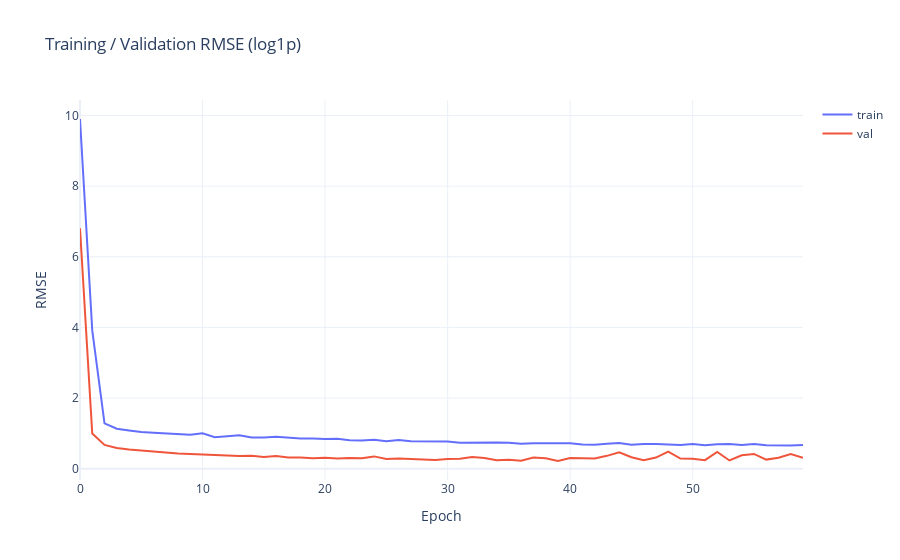

Source (notebook cell):
### Code cell
import plotly.graph_objects as go

epochs = list(range(len(history.history['root_mean_squared_error'])))

fig = go.Figure()
fig.add_trace(go.Scatter(
    x=epochs,
    y=history.history['root_mean_squared_error'],
    mode='lines',
    name='train'
))
fig.add_trace(go.Scatter(
    x=epochs,
    y=history.history['val_root_mean_squared_error'],
    mode='lines',
    name='val'
))

fig.update_layout(
    title='Training / Validation RMSE (log1p)',
    xaxis_title='Epoch',
    yaxis_title='RMSE',
    template='plotly_white'
)

fig.show()

### Figure 1 — Plotly figure (JSON) as saved in the notebook; plotly's stock layout.template omitted (floating-point values rounded to 4 significant figures)
{"data": [{"mode": "lines", "name": "train", "type": "scatter", "x": [0, 1, 2, 3, 4, 5, 6, 7, 8, 9, 10, 11, 12, 13, 14, 15, 16, 17, 18, 19, 20, 21, 22, 23, 24, 25, 26, 27, 28, 29, 30, 31, 32, 33, 34, 35, 36, 37, 38, 39, 40, 41, 42, 43, 44, 45, 46, 47, 48, 49, 50, 51, 52, 53, 54, 55, 56, 57, 58, 59], "y": [9.901, 3.916, 1.283, 1.13, 1.081, 1.038, 1.019, 1.004, 0.9712, 0.9585, 1.002, 0.8915, 0.9189, 0.947, 0.8871, 0.8837, 0.9057, 0.8797, 0.857, 0.8582, 0.8418, 0.8504, 0.8079, 0.7953, 0.8174, 0.7773, 0.8108, 0.7784, 0.7717, 0.7723, 0.7719, 0.7376, 0.745, 0.7541, 0.7455, 0.7325, 0.7098, 0.724, 0.7209, 0.7326, 0.7241, 0.6868, 0.6808, 0.707, 0.7298, 0.677, 0.7025, 0.6981, 0.6787, 0.6732, 0.6964, 0.6645, 0.6954, 0.6977, 0.6726, 0.6993, 0.6635, 0.6512, 0.6548, 0.674]}, {"mode": "lines", "name": "val", "type": "scatter", "x": [0, 1, 2, 3, 4, 5, 6, 7, 8, 9, 10, 11, 12, 13, 14, 15, 16, 17, 18, 19, 20, 21, 22, 23, 24, 25, 26, 27, 28, 29, 30, 31, 32, 33, 34, 35, 36, 37, 38, 39, 40, 41, 42, 43, 44, 45, 46, 47, 48, 49, 50, 51, 52, 53, 54, 55, 56, 57, 58, 59], "y": [6.808, 0.9986, 0.674, 0.5888, 0.5454, 0.5103, 0.4865, 0.46, 0.4342, 0.4198, 0.4099, 0.3862, 0.3611, 0.3583, 0.3677, 0.333, 0.3608, 0.3164, 0.314, 0.2997, 0.3085, 0.2923, 0.3008, 0.2982, 0.3489, 0.2778, 0.2901, 0.2815, 0.2715, 0.2478, 0.2719, 0.2813, 0.3304, 0.3046, 0.2371, 0.2505, 0.2252, 0.3152, 0.2944, 0.2184, 0.3055, 0.307, 0.2916, 0.3643, 0.4643, 0.3252, 0.2382, 0.3146, 0.4855, 0.2893, 0.2846, 0.2409, 0.4744, 0.2333, 0.3797, 0.4177, 0.2577, 0.3091, 0.4164, 0.3068]}], "layout": {"title": {"text": "Training / Validation RMSE (log1p)"}, "xaxis": {"title": {"text": "Epoch"}}, "yaxis": {"title": {"text": "RMSE"}}}}
